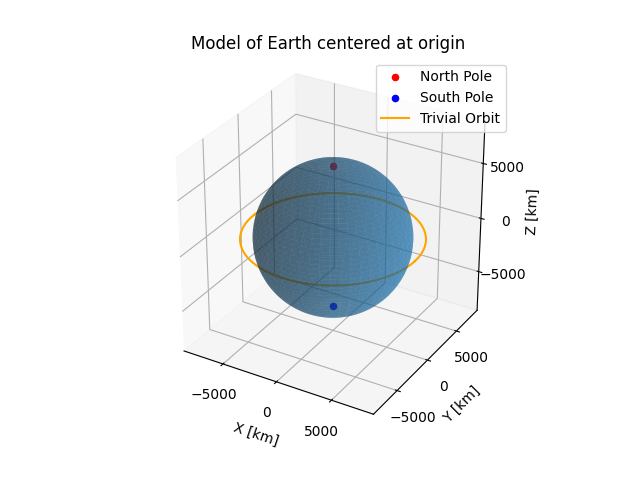

Reproduce this figure in Python.
import matplotlib.pyplot as plt
from matplotlib import cm, colors
from mpl_toolkits.mplot3d import Axes3D
import numpy as np

def plotCentralBody(r = 6378, zoom = 2000):
    # initiate figure
    fig = plt.figure()
    ax = plt.axes(projection = '3d')

    # create grid of phi, theta values to define a sphere in space
    pi = np.pi
    phi, theta = np.mgrid[0.0:pi:100j, 0.0:2.0*pi:100j]

    # equations of a sphere in coordinate geometry
    radX = r*np.sin(phi)*np.cos(theta)
    radY = r*np.sin(phi)*np.sin(theta)
    radZ = r*np.cos(phi)

    # creating trivial orbit
    alt = 1000
    xline = np.linspace(-r - alt, r + alt, (int)((r+alt)/10))
    ylinePOS = np.array([np.sqrt((r+alt)**2 - eleX**2) for eleX in xline])
    ylineNEG = np.array([-1*eleY for eleY in ylinePOS])
    zline = np.array([0 for eleX in xline])

    # plotting
    ax.plot_surface(radX, radY, radZ, alpha = 0.5)
    ax.scatter(0, 0, r, color = "red", label = "North Pole")
    ax.scatter(0, 0, -r, color = "blue", label = "South Pole")
    ax.plot(xline, ylinePOS, zline, color = 'orange')
    ax.plot(xline, ylineNEG, zline, color = 'orange', label = 'Trivial Orbit')

    # setting window limits
    ax.set_xlim([-r - zoom, r + zoom])
    ax.set_ylim([-r - zoom, r + zoom])
    ax.set_zlim([-r - zoom, r + zoom])
    ax.set_box_aspect((1,1,1))

    # defining window properties
    ax.set_xlabel('X [km]')
    ax.set_ylabel('Y [km]')
    ax.set_zlabel('Z [km]')
    ax.legend()
    ax.set_title('Model of Earth centered at origin')

    plt.locator_params(axis='x', nbins=5)
    plt.locator_params(axis='y', nbins=5)
    plt.locator_params(axis='z', nbins=5)

    # show window
    plt.show()

if __name__ == "__main__":
    plotCentralBody()
